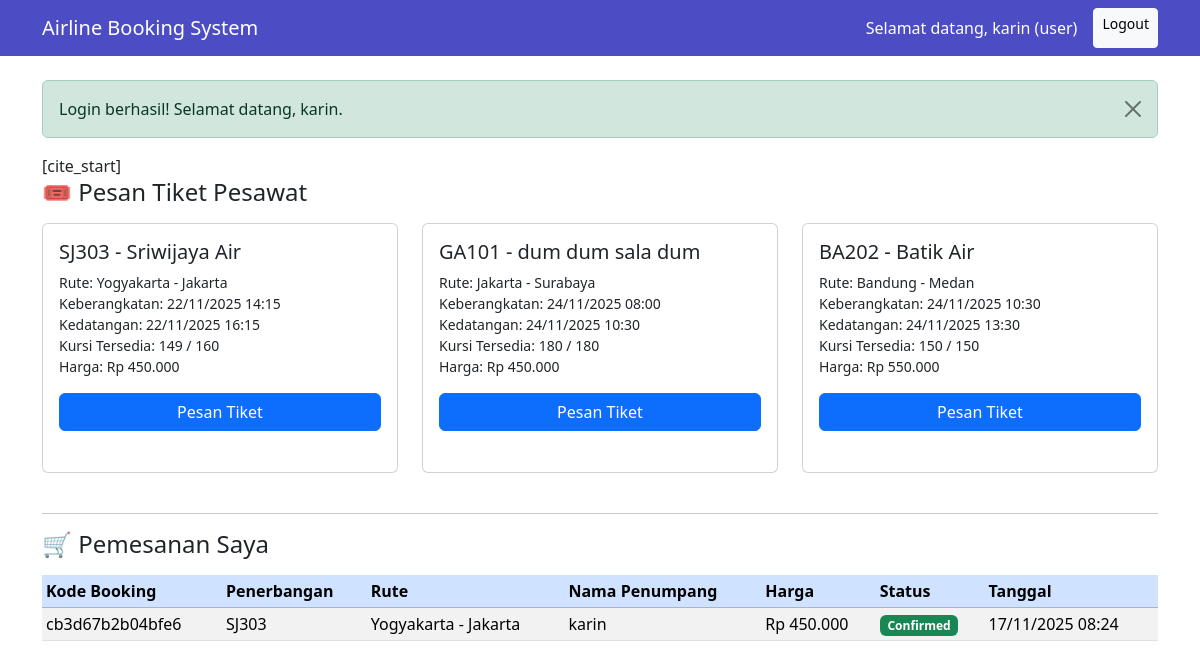
Page /dashboard.php (signed in) on the committed database.
### tables this page shows
CREATE TABLE `flights` (
  `id` int(11) NOT NULL,
  `flight_no` varchar(20) NOT NULL,
  `airline_name` varchar(50) NOT NULL,
  `departure_city` varchar(50) NOT NULL,
  `destination_city` varchar(50) NOT NULL,
  `departure_time` datetime NOT NULL,
  `arrival_time` datetime DEFAULT NULL,
  `total_seats` int(11) NOT NULL,
  `seats_booked` int(11) DEFAULT 0,
  `price` int(11) NOT NULL
);

CREATE TABLE `bookings` (
  `id` int(11) NOT NULL,
  `user_id` int(11) NOT NULL,
  `flight_id` int(11) NOT NULL,
  `passenger_name` varchar(100) NOT NULL,
  `identity_number` varchar(50) NOT NULL,
  `booking_time` datetime DEFAULT current_timestamp()
);

### dashboard.php (the view, shortened to what this page needs)
<?php
include('config.php');
$flights_query = "SELECT * FROM flights ORDER BY departure_time ASC";
$flights_result = mysqli_query($conn, $flights_query);
$flights = mysqli_fetch_all($flights_result, MYSQLI_ASSOC);
$is_logged_in = isset($_SESSION['user_id']);
$user_bookings = [];
$all_bookings = [];
if ($is_logged_in) {
    if ($_SESSION['role'] === 'user') {
        $user_id = $_SESSION['user_id'];
        $bookings_query = "
            SELECT
                b.identity_number, b.passenger_name, b.booking_time,
                f.flight_no, f.airline_name, f.departure_city, f.destination_city, f.price
            FROM bookings b
            JOIN flights f ON b.flight_id = f.id
            WHERE b.user_id = $user_id
            ORDER BY b.booking_time DESC";
        $bookings_result = mysqli_query($conn, $bookings_query);
        $user_bookings = mysqli_fetch_all($bookings_result, MYSQLI_ASSOC);
    }
}
?>
<!DOCTYPE html>
<html lang="id">
<head>
    <link href="https://cdn.jsdelivr.net/npm/bootstrap@5.3.3/dist/css/bootstrap.min.css" rel="stylesheet">
</head>
<body>
    <nav class="navbar navbar-expand-lg navbar-dark bg-primary">
        <div class="container-fluid container">
            <a class="navbar-brand" href="dashboard.php">Airline Booking System</a>
            <div class="d-flex">
                <?php if ($is_logged_in): ?>
                    <span class="navbar-text me-3 text-white">
                        Selamat datang,  <?php echo $_SESSION['username']; ?>  (<?php echo $_SESSION['role']; ?>)
                    </span>
                    <a href="logout.php" class="btn btn-light btn-sm">Logout</a>
                <?php else: ?>
                    <a href="index.php" class="btn btn-light btn-sm">Login</a>
                <?php endif; ?>
            </div>
        </div>
    </nav>
    <div class="container my-4">
        [cite_start]<?php if ($is_logged_in && $_SESSION['role'] === 'admin'): ?>
            <h4 class="mb-3">✈️ Manajemen Penerbangan</h4>
            <div class="mb-4">
                <a href="admin/add_flight.php" class="btn btn-success btn-sm">➕ Tambah Penerbangan</a>
            </div>
            <div class="row">
                <?php foreach ($flights as $flight): ?>
                    <div class="col-md-4 mb-4">
                        <div class="card flight-card">
                            <div class="card-body">
                                <h5 class="card-title"><?php echo $flight['flight_no'] . ' - ' . $flight['airline_name']; ?></h5>
                                <p class="card-text small">
                                    Rute:  <?php echo $flight['departure_city'] . ' - ' . $flight['destination_city']; ?> <br>
                                    Keberangkatan: <?php echo format_datetime($flight['departure_time']); ?><br>
                                    Kedatangan: <?php echo format_datetime($flight['arrival_time']); ?><br>
                                    Kursi:  <?php echo $flight['seats_booked'] . '/' . $flight['total_seats']; ?>  (Sisa: <?php echo $flight['total_seats'] - $flight['seats_booked']; ?>)<br>
                                    Harga:  <?php echo format_price($flight['price']); ?>
                                </p>
                                <div class="row admin-action-buttons">
                                    <div class="col-6">
                                        <a href="admin/edit_flight.php?id=<?php echo $flight['id']; ?>" class="btn btn-primary btn-sm">Edit</a>
                                    </div>
                                    <div class="col-6">
                                        <a href="admin/delete_flight.php?id=<?php echo $flight['id']; ?>" class="btn btn-danger btn-sm" onclick="return confirm('Yakin ingin menghapus penerbangan ini? Semua pemesanan terkait juga akan terhapus.')">Hapus</a>
                                    </div>
                                </div>
                            </div>
                        </div>
                    </div>
                <?php endforeach; ?>
            </div>
            <hr>
            <h4 class="mb-3">🧾 Semua Pemesanan</h4>
            <div class="table-responsive">
                <?php if (!empty($all_bookings)): ?>
                <table class="table table-striped table-sm">
                    <thead>
                        <tr class="table-primary">
                            <th>Kode Booking</th>
                            <th>Penerbangan</th>
                            <th>Nama Pemesan</th>
                            <th>Nama Penumpang</th>
                            <th>Harga</th>
                            <th>Status</th>
                            <th>Tanggal</th>
                        </tr>
                    </thead>
                    <tbody>
                        <?php foreach ($all_bookings as $booking): ?>
                        <tr>
                            <td><?php echo substr(md5($booking['booking_id'] . $booking['identity_number']), 0, 15); ?></td>
                            <td><?php echo $booking['flight_no']; ?></td>
                            <td><?php echo $booking['user_fullname']; ?></td>
                            <td><?php echo $booking['passenger_name']; ?></td>
                            <td><?php echo format_price($booking['price']); ?></td>
                            <td><span class="badge bg-success">Confirmed</span></td>
                            <td><?php echo format_datetime($booking['booking_time']); ?></td>
                        </tr>
                        <?php endforeach; ?>
                    </tbody>
                </table>
                <?php else: ?>
                <div class="alert alert-info">Belum ada pemesanan yang tercatat.</div>
                <?php endif; ?>
            </div>
        [cite_start]<?php else: ?>
            <h4 class="mb-3">🎟️ Pesan Tiket Pesawat</h4>
            <div class="row">
                <?php foreach ($flights as $flight): ?>
                    <?php
                        $seats_available = $flight['total_seats'] - $flight['seats_booked'];
                        $is_full = $seats_available <= 0;
                    ?>
                    <div class="col-md-4 mb-4">
                        <div class="card flight-card">
                            <div class="card-body">
                                <h5 class="card-title"><?php echo $flight['flight_no'] . ' - ' . $flight['airline_name']; ?></h5>
                                <p class="card-text small">
                                    Rute:  <?php echo $flight['departure_city'] . ' - ' . $flight['destination_city']; ?> <br>
                                    Keberangkatan: <?php echo format_datetime($flight['departure_time']); ?><br>
                                    Kedatangan: <?php echo format_datetime($flight['arrival_time']); ?><br>
                                    Kursi Tersedia:  <?php echo $seats_available; ?> / <?php echo $flight['total_seats']; ?> <br>
                                    Harga:  <?php echo format_price($flight['price']); ?>
                                </p>
                                <?php if ($is_logged_in): ?>
                                    <?php if ($is_full): ?>
                                        <button class="btn btn-secondary w-100" disabled>Penuh</button>
                                    <?php else: ?>
                                        <a href="user/booking.php?flight_id=<?php echo $flight['id']; ?>" class="btn btn-primary w-100">Pesan Tiket</a>
                                    <?php endif; ?>
                                <?php else: ?>
                                    <button class="btn btn-secondary w-100" disabled>Login untuk Memesan</button>
                                <?php endif; ?>
                            </div>
                        </div>
                    </div>
                <?php endforeach; ?>
            </div>
            <hr>
            <h4 class="mb-3">🛒 Pemesanan Saya</h4>
            <?php if ($is_logged_in && $_SESSION['role'] === 'user'): ?>
                <?php if (!empty($user_bookings)): ?>
                    <div class="table-responsive">
                    <table class="table table-striped table-sm">
                        <thead>
                            <tr class="table-primary">
                                <th>Kode Booking</th>
                                <th>Penerbangan</th>
                                <th>Rute</th>
                                <th>Nama Penumpang</th>
                                <th>Harga</th>
                                <th>Status</th>
                                <th>Tanggal</th>
                            </tr>
                        </thead>
                        <tbody>
                            <?php foreach ($user_bookings as $booking): ?>
                            <tr>
                                <td><?php echo substr(md5($booking['identity_number'] . $booking['booking_time']), 0, 15); ?></td>
                                <td><?php echo $booking['flight_no']; ?></td>
                                <td><?php echo $booking['departure_city'] . ' - ' . $booking['destination_city']; ?></td>
                                <td><?php echo $booking['passenger_name']; ?></td>
                                <td><?php echo format_price($booking['price']); ?></td>
                                <td><span class="badge bg-success">Confirmed</span></td>
                                <td><?php echo format_datetime($booking['booking_time']); ?></td>
                            </tr>
                            <?php endforeach; ?>
                        </tbody>
                    </table>
                    </div>
                <?php else: ?>
                    <div class="alert alert-info">Anda belum melakukan pemesanan apapun.</div>
                <?php endif; ?>
            <?php elseif ($is_logged_in && $_SESSION['role'] === 'admin'): ?>
                 <div class="alert alert-warning">Anda login sebagai Admin. Silakan lihat bagian  Semua Pemesanan  di bawah.</div>
            <?php else: ?>
                 <div class="alert alert-secondary">Silakan Login untuk melihat riwayat pemesanan Anda.</div>
            <?php endif; ?>
        <?php endif; ?>
    </div>
</body>
</html>

### dashboard.php (style rules this page uses)
.navbar { background-color: #4c4cc5 !important; }
.flight-card { min-height: 250px; }

### rows in the picture
flights: flight_no "SJ303", airline_name "Sriwijaya Air", departure_city "Yogyakarta", destination_city "Jakarta", departure_time "22/11/2025 14:15", arrival_time "22/11/2025 16:15", seats_available "149", total_seats "160", price "Rp 450.000"
flights: flight_no "GA101", airline_name "dum dum sala dum", departure_city "Jakarta", destination_city "Surabaya", departure_time "24/11/2025 08:00", arrival_time "24/11/2025 10:30", total_seats "180", price "Rp 450.000"
flights: flight_no "BA202", airline_name "Batik Air", departure_city "Bandung", destination_city "Medan", departure_time "24/11/2025 10:30", arrival_time "24/11/2025 13:30", total_seats "150", price "Rp 550.000"
bookings: identity_number+booking_time "cb3d67b2b04bfe6", flight.flight_no "SJ303", flight.departure_city "Yogyakarta", flight.destination_city "Jakarta", passenger_name "karin", flight.price "Rp 450.000", booking_time "17/11/2025 08:24"

### other values in the picture
$_SESSION['username'] "karin"
$_SESSION['role'] "user"
$_SESSION['message'] "Login berhasil! Selamat datang, karin."
